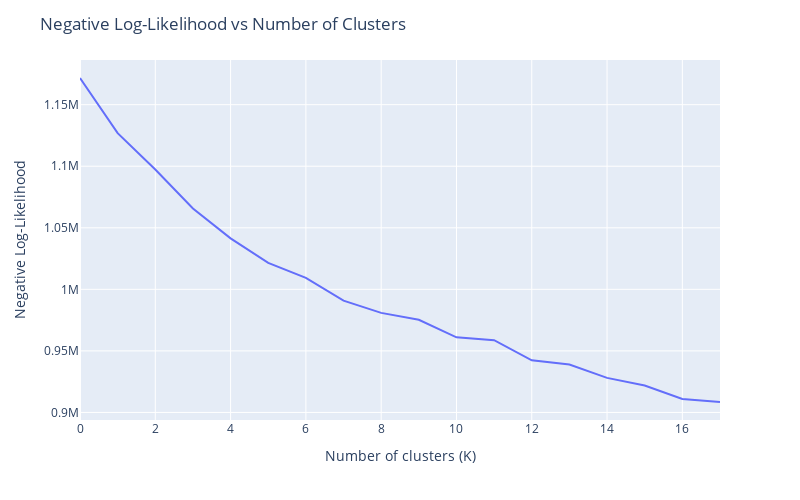
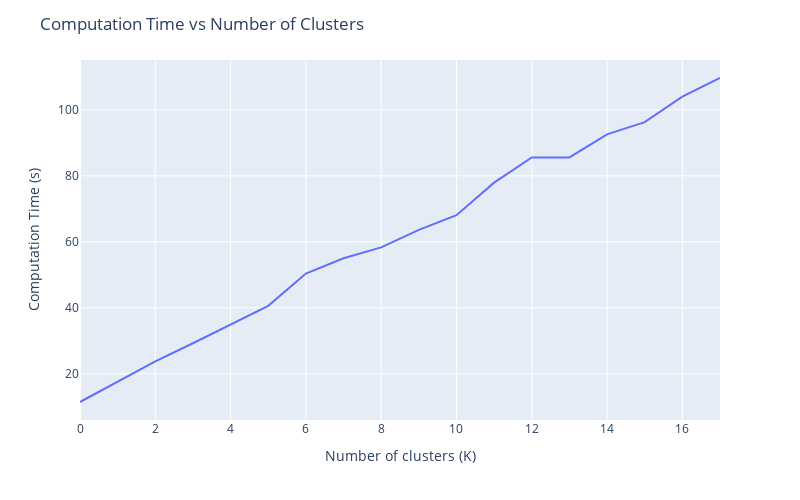

These figures' notebook cell, in order:
### Code cell
import plotly.express as px

fig = px.line(x=list(range(len(times))), y=nnls)
fig.update_layout(title="Negative Log-Likelihood vs Number of Clusters",
                  xaxis_title="Number of clusters (K)",
                  yaxis_title="Negative Log-Likelihood", 
                  width=800, height=500)
fig.show()

fig = px.line(x=list(range(len(times))), y=times)
fig.update_layout(title="Computation Time vs Number of Clusters",
                  xaxis_title="Number of clusters (K)",
                  yaxis_title="Computation Time (s)",
                  width=800, height=500)
fig.show()

### Figure 1 — Plotly figure (JSON) as saved in the notebook; plotly's stock layout.template omitted (floating-point values rounded to 4 significant figures)
{"data": [{"hovertemplate": "x=%{x}<br>y=%{y}<extra></extra>", "legendgroup": "", "line": {"color": "#636efa", "dash": "solid"}, "marker": {"symbol": "circle"}, "mode": "lines", "name": "", "orientation": "v", "showlegend": false, "type": "scatter", "x": [0, 1, 2, 3, 4, 5, 6, 7, 8, 9, 10, 11, 12, 13, 14, 15, 16, 17], "xaxis": "x", "y": [1172000.0, 1127000.0, 1097000.0, 1066000.0, 1041000.0, 1022000.0, 1009000.0, 990800.0, 980900.0, 975300.0, 961000.0, 958700.0, 942400.0, 938900.0, 928100.0, 921900.0, 911000.0, 908500.0], "yaxis": "y"}], "layout": {"height": 500, "legend": {"tracegroupgap": 0}, "margin": {"t": 60}, "title": {"text": "Negative Log-Likelihood vs Number of Clusters"}, "width": 800, "xaxis": {"anchor": "y", "domain": [0, 1], "title": {"text": "Number of clusters (K)"}}, "yaxis": {"anchor": "x", "domain": [0, 1], "title": {"text": "Negative Log-Likelihood"}}}}

### Figure 2 — Plotly figure (JSON) as saved in the notebook; plotly's stock layout.template omitted (floating-point values rounded to 4 significant figures)
{"data": [{"hovertemplate": "x=%{x}<br>y=%{y}<extra></extra>", "legendgroup": "", "line": {"color": "#636efa", "dash": "solid"}, "marker": {"symbol": "circle"}, "mode": "lines", "name": "", "orientation": "v", "showlegend": false, "type": "scatter", "x": [0, 1, 2, 3, 4, 5, 6, 7, 8, 9, 10, 11, 12, 13, 14, 15, 16, 17], "xaxis": "x", "y": [11.46, 17.58, 23.76, 29.26, 34.93, 40.6, 50.39, 55.03, 58.3, 63.63, 68.06, 77.93, 85.55, 85.58, 92.56, 96.25, 104.0, 109.6], "yaxis": "y"}], "layout": {"height": 500, "legend": {"tracegroupgap": 0}, "margin": {"t": 60}, "title": {"text": "Computation Time vs Number of Clusters"}, "width": 800, "xaxis": {"anchor": "y", "domain": [0, 1], "title": {"text": "Number of clusters (K)"}}, "yaxis": {"anchor": "x", "domain": [0, 1], "title": {"text": "Computation Time (s)"}}}}
